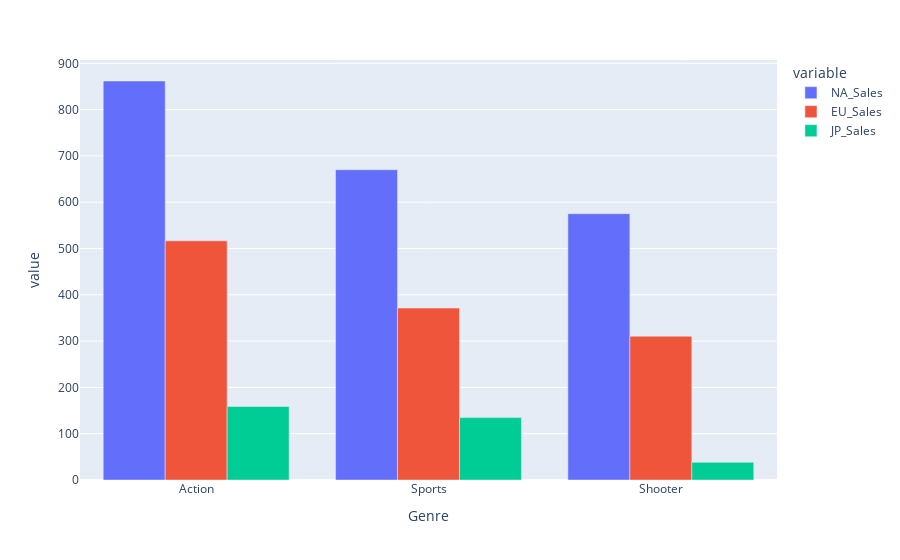

Notebook source saved alongside this figure:
### Code cell
fig = px.bar(df_genre, x="Genre", y=["NA_Sales", "EU_Sales", "JP_Sales"], barmode='group')
fig.show()

### Figure 1 — Plotly figure (JSON) as saved in the notebook; plotly's stock layout.template omitted (floating-point values rounded to 4 significant figures)
{"data": [{"alignmentgroup": "True", "hovertemplate": "variable=NA_Sales<br>Genre=%{x}<br>value=%{y}<extra></extra>", "legendgroup": "NA_Sales", "marker": {"color": "#636efa", "pattern": {"shape": ""}}, "name": "NA_Sales", "offsetgroup": "NA_Sales", "orientation": "v", "showlegend": true, "textposition": "auto", "type": "bar", "x": ["Action", "Sports", "Shooter"], "xaxis": "x", "y": [861.8, 670.1, 575.2], "yaxis": "y"}, {"alignmentgroup": "True", "hovertemplate": "variable=EU_Sales<br>Genre=%{x}<br>value=%{y}<extra></extra>", "legendgroup": "EU_Sales", "marker": {"color": "#EF553B", "pattern": {"shape": ""}}, "name": "EU_Sales", "offsetgroup": "EU_Sales", "orientation": "v", "showlegend": true, "textposition": "auto", "type": "bar", "x": ["Action", "Sports", "Shooter"], "xaxis": "x", "y": [516.5, 371.3, 310.4], "yaxis": "y"}, {"alignmentgroup": "True", "hovertemplate": "variable=JP_Sales<br>Genre=%{x}<br>value=%{y}<extra></extra>", "legendgroup": "JP_Sales", "marker": {"color": "#00cc96", "pattern": {"shape": ""}}, "name": "JP_Sales", "offsetgroup": "JP_Sales", "orientation": "v", "showlegend": true, "textposition": "auto", "type": "bar", "x": ["Action", "Sports", "Shooter"], "xaxis": "x", "y": [158.6, 134.8, 38.18], "yaxis": "y"}], "layout": {"barmode": "group", "legend": {"title": {"text": "variable"}, "tracegroupgap": 0}, "margin": {"t": 60}, "xaxis": {"anchor": "y", "domain": [0, 1], "title": {"text": "Genre"}}, "yaxis": {"anchor": "x", "domain": [0, 1], "title": {"text": "value"}}}}
